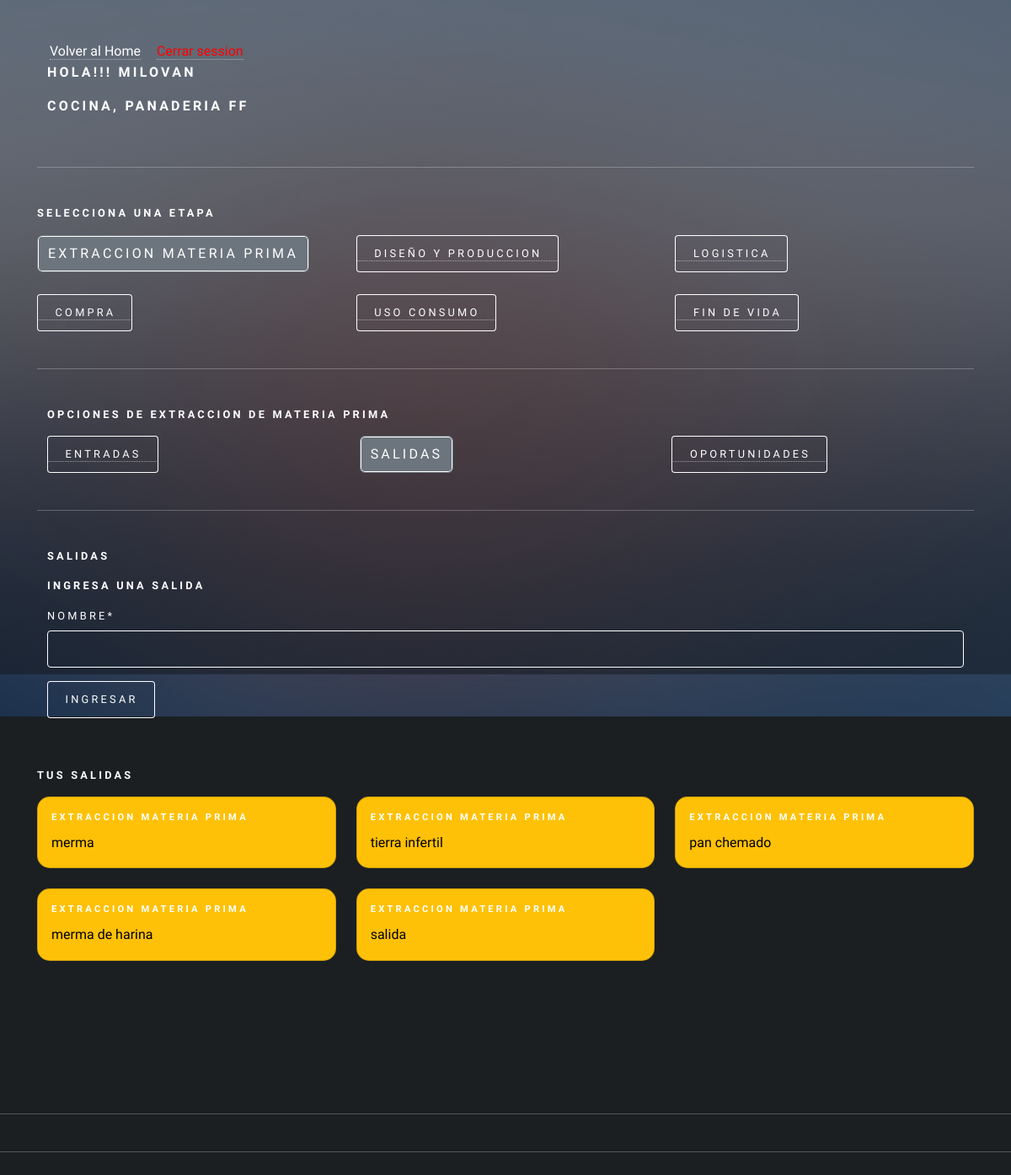
Before: /agregar_salida_extraccion (signed in) with the older database file.
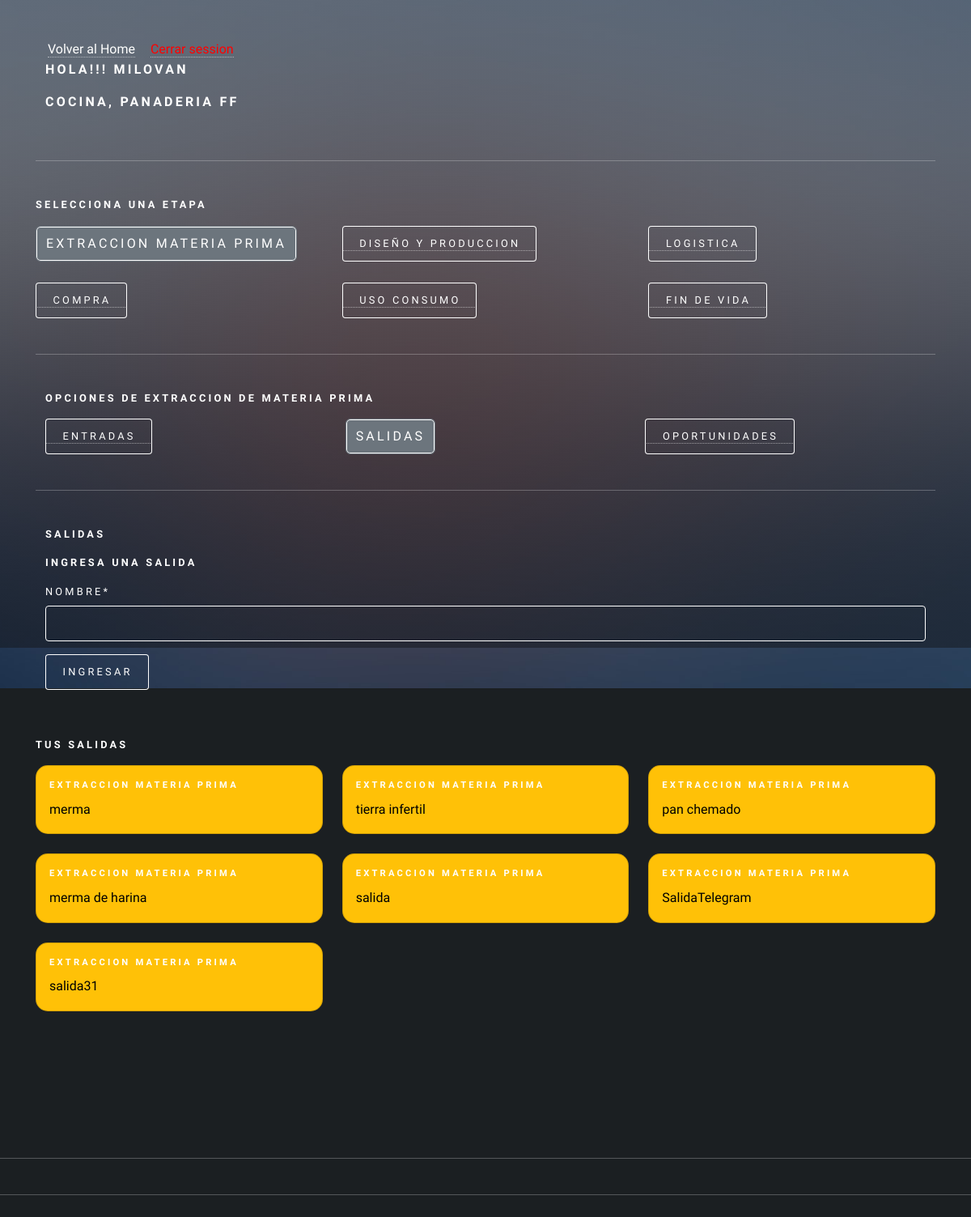
After: the same page with the newer database file.
### app/models.py (models this page shows, shortened)
class RegistroTrabajador(models.Model):
    id_registro = models.AutoField(primary_key=True)
    id_usuario = models.ForeignKey(Usuario, on_delete=models.CASCADE)
    descripcion = models.TextField(max_length=160)
    id_area = models.ForeignKey(AreaEmpresa, on_delete=models.CASCADE)

class AreaEmpresa(models.Model):
    id_area = models.AutoField(primary_key=True)
    nombre  = models.CharField(max_length=20)
    productos = models.CharField(max_length=50)
    id_empresa = models.ForeignKey(Empresa, on_delete=models.CASCADE)
    def nombre_area(self):
        return "{}, {}". format(self.nombre, self.id_empresa)
    def __str__(self):
        return self.nombre_area()

class Empresa(models.Model):
    id_empresa = models.AutoField(primary_key=True)
    nombre  = models.CharField(max_length=20)
    def __str__(self):
        return self.nombre

class Salida(models.Model):
    id_salida = models.AutoField(primary_key=True)
    nombre  = models.CharField(max_length=50)
    fecha =  models.DateField(auto_now_add=True)
    etapa = models.ForeignKey(Etapa, on_delete=models.CASCADE)
    usuario =models.ForeignKey(Usuario, on_delete=models.CASCADE)
    id_area = models.ForeignKey(AreaEmpresa, on_delete=models.CASCADE)

class Etapa(models.Model):
    id_etapa = models.AutoField(primary_key=True)
    nombre  = models.CharField(max_length=50)
    fecha_inicio  = models.DateField()
    fecha_termino  = models.DateField()
    area = models.ForeignKey(AreaEmpresa, on_delete=models.CASCADE)
    ciclo = models.ForeignKey(CicloArea, on_delete=models.CASCADE)
    activo = models.BooleanField()
    def __str__(self):
        return self.nombre

### user/models.py (models this page shows, shortened)
class Usuario(AbstractUser):
    telefono = models.IntegerField(null=True)
    id_telegram = models.CharField(max_length=100, null=True, default=0)

### app/views.py (the view, shortened to what this page needs)
# urls.py: path('agregar_salida_extraccion', agregarSalidaExtraccion, name="agregar_salida_extraccion"),
def agregarSalidaExtraccion(request):
    if request.user.is_authenticated:
        registros = RegistroTrabajador.objects.filter(id_usuario=request.user)
        etapa = Etapa.objects.values_list("id_etapa", flat=True).filter(nombre="Extraccion materia prima")
        salidas = Salida.objects.filter(usuario=request.user)
        areaTrabajador = RegistroTrabajador.objects.values_list("id_area", flat=True).filter(id_usuario = request.user)
        data = {
            'form': SalidaForm(),
            'registros': registros,
            'salidas': salidas
        }
        print(f"la id del usuario es!!!!!!!!:", request.user.id)
        return render(request,'autodiagnostico/extraccion/salida/agregar_salida.html', data)
    else:
        return render(request, 'autodiagnostico/extraccion/entrada/agregar_salida.html')

### app/forms.py
class SalidaForm(forms.ModelForm):
    class Meta:
        model = Salida
        fields = 'nombre',

### app/templates/autodiagnostico/extraccion/salida/agregar_salida.html (shortened to what this page needs)
{% extends 'autodiagnostico/extraccion/home_extraccion.html' %}
{% load static %}
{% load crispy_forms_tags %}
{% block extraccion %}
<div class="container">
    <h4>Salidas</h4>
    <form action="" method="post">
        <h4>Ingresa una salida</h4>
        {{form | crispy}}
        <div>
            <input type="submit" class="btn btn-primary" value="ingresar">
        </div>
    </form>
</div>
<br>
<h4>Tus Salidas</h4>
<div class="row row-cols-1 row-cols-md-3 g-4">
    {% for p in salidas %}
    {% if p.etapa.nombre == "Extraccion materia prima" %}
        <div class="col">
            <div class="card text-bg-warning">
                <div class="card-body">
                    <h5 class="card-title">{{p.etapa}}</h5>
                    <p class="card-text">{{p.nombre}}</p>
                </div>
            </div>
        </div>
    {% endif %}
    {% endfor %}
</div>
{% endblock extraccion %}

### app/templates/autodiagnostico/auto_diagnostico.html (shortened to what this page needs)
{% load static %}
<!DOCTYPE HTML>
<html>
<head>
    <link href="https://cdn.jsdelivr.net/npm/bootstrap@5.2.0/dist/css/bootstrap.min.css" rel="stylesheet"
>
    <link rel="stylesheet" href="{% static 'css/main.css' %}" />
    <link rel="stylesheet" href="{% static 'css/style.css' %}">
</head>
<body class="is-preload">
    <div id="wrapper">
        <div class="container-sm">
            {% if user.is_authenticated %}
            <a id="home_admin" href="{% url 'home' %}">Volver al Home</a>  <a href="{% url 'logout' %}" id="cerrarSesion">Cerrar session</a>
            {% if registros %}
            <div class="container-sm">
                <div class="row">
                    {% if user.is_staff %}
                    <h3>Hola!! Administrador </h3>
                    <h3>{{ user.username }}</h3>
                    {% else %}
                        {% for i in registros %}
                            <h3>Hola!!! {{user.username}}</h3>
                            <h3>{{i.id_area}}</h3>
                        {% endfor %}
                    {% endif %}
                </div>
            </div>
            <hr>
            <h4>Selecciona una Etapa</h4>
            <div class="row">
                <div class="col">
                    <a href="{% url 'extraccion_materiaPrima' %}"><button type="button" id="extraccion">Extraccion
                            Materia Prima</button></a>
                </div>
                <div class="col">
                    <a href="{% url 'diseño_Produccion' %}"><button type="button" id="diseño">Diseño y
                            produccion</button></a>
                </div>
                <div class="col">
                    <a href="{% url 'logistica' %}"><button type="button" id="logistica">Logistica</button></a>
                </div>
            </div>
            <br>
            <div class="row">
                <div class="col">
                    <a href="{% url 'compra' %}"><button type="button" id="compra">Compra</button></a>
                </div>
                <div class="col">
                    <a href="{% url 'uso_consumo' %}"><button type="button" id="uso">Uso consumo</button></a>
                </div>
                <div class="col">
                    <a href="{% url 'fin_vida' %}"><button type="button" id="fin">Fin de vida</button></a>
                </div>
            </div>
            <hr>
            {% block body %}{% endblock %}
        </div>
        {% else %}
        <h1>Registra la empresa y el area a la que perteneces!!!!</h1>
        <a href="{% url 'agregar_Area' user.id  %}"><button type="button">Aqui</button></a>
        {% endif %}
        {% else %}
        <h1>Inicia Session</h1>
        <p>Para acceder a tu Auto Diagnostico </p>
        <a href="{% url 'login'  %}"><button type="button">Inicia Session</button></a>
        {% endif %}
    </div>
    <hr>
    <hr>
    <br>
    <br>
    <div id="bg"></div>
</body>
</html>

Changed rows visible on the page:
added Salida: etapa "EXTRACCION MATERIA PRIMA", nombre "SalidaTelegram"
added Salida: etapa "EXTRACCION MATERIA PRIMA", nombre "salida31"
